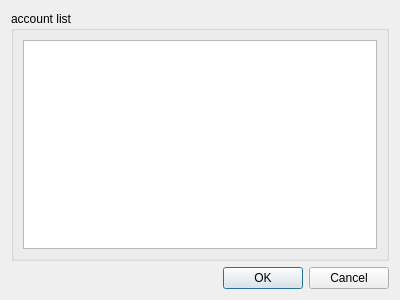
<?xml version="1.0" encoding="UTF-8"?>
<ui version="4.0">
 <class>Dialog</class>
 <widget class="QDialog" name="Dialog">
  <property name="geometry">
   <rect>
    <x>0</x>
    <y>0</y>
    <width>400</width>
    <height>300</height>
   </rect>
  </property>
  <property name="windowTitle">
   <string>Import</string>
  </property>
  <layout class="QVBoxLayout" name="verticalLayout">
   <item>
    <widget class="QGroupBox" name="groupBox">
     <property name="title">
      <string>account list</string>
     </property>
     <layout class="QVBoxLayout" name="verticalLayout_2">
      <item>
       <widget class="QPlainTextEdit" name="plainTextEdit"/>
      </item>
     </layout>
    </widget>
   </item>
   <item>
    <widget class="QDialogButtonBox" name="buttonBox">
     <property name="standardButtons">
      <set>QDialogButtonBox::Cancel|QDialogButtonBox::Ok</set>
     </property>
    </widget>
   </item>
  </layout>
 </widget>
 <resources/>
 <connections/>
</ui>
